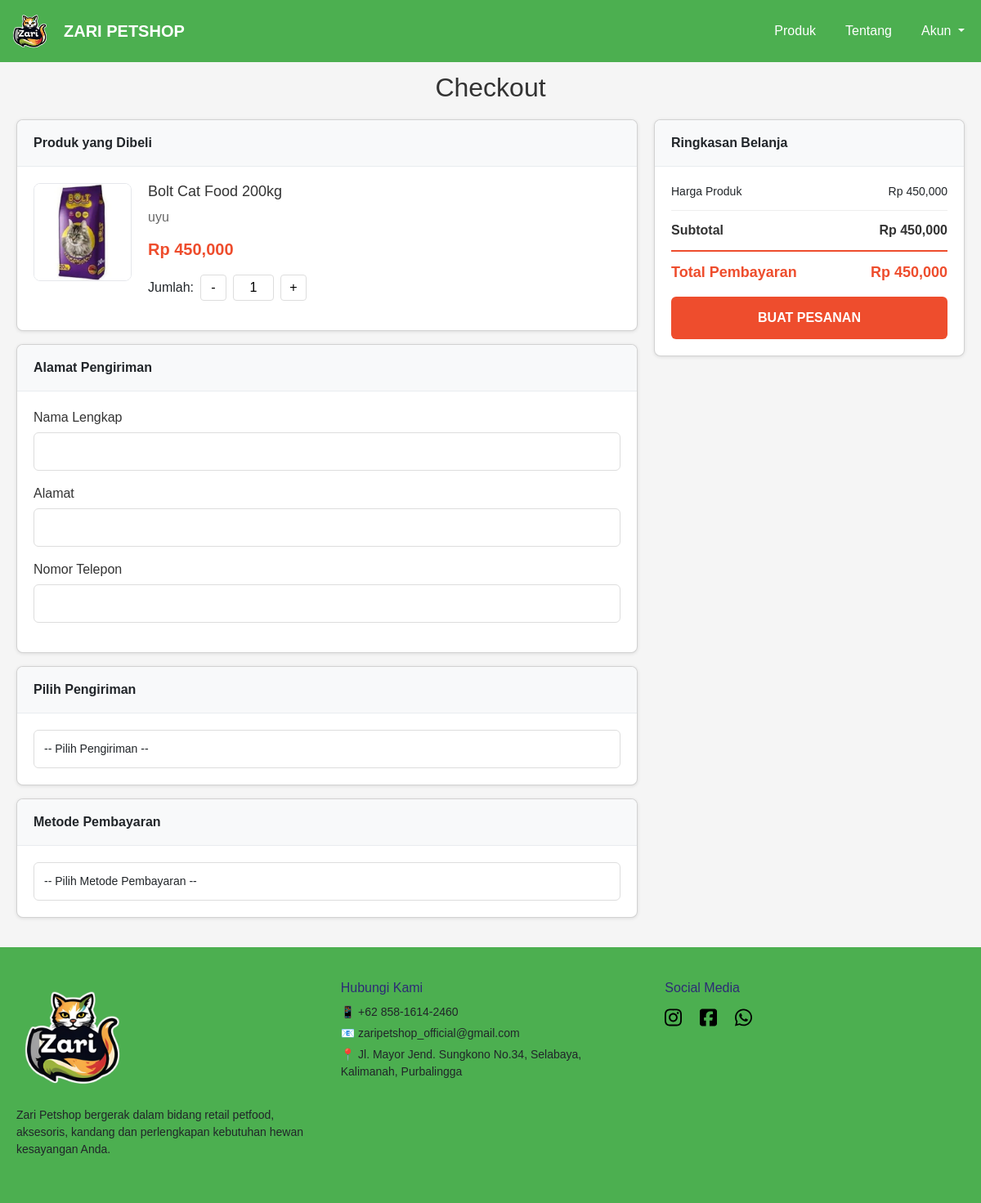
Screenshot of /pembayaran.php?id_produk=1 (signed in) with the database file from the repository.
### tables this page shows
CREATE TABLE `produk` (
  `id_produk` int(11) NOT NULL,
  `id_admin` int(11) NOT NULL,
  `nama` varchar(100) NOT NULL,
  `harga` int(11) NOT NULL,
  `gambar` varchar(225) NOT NULL,
  `id_brand` int(11) NOT NULL,
  `deskripsi` text NOT NULL,
  `stok` int(11) NOT NULL
);

### pembayaran.php (the view, shortened to what this page needs)
<?php
require "koneksi.php";
$angka = isset($_POST['angka']) ? (int)$_POST['angka'] : 1;
$id = isset($_GET['id_produk']) ? intval($_GET['id_produk']) : 0;
$sql = 'SELECT * FROM produk WHERE id_produk = ' . $id;
$result = mysqli_query($koneksi, $sql) or die(mysqli_error($koneksi));
?>
<!DOCTYPE html>
<html>
<head>
  <link href="https://cdn.jsdelivr.net/npm/bootstrap@5.3.6/dist/css/bootstrap.min.css" rel="stylesheet">
</head>
<body>
<header>
<nav class="navbar navbar-expand-lg navbar-dark custom-navbar fixed-top">
  <div class="container-fluid">
    <a class="navbar-brand d-flex align-items-center" href="#">
      <img src="img/logo_zari.png" alt="Zari Petshop" width="50" class="me-3">
      <strong>ZARI PETSHOP</strong>
    </a>
    <div class="collapse navbar-collapse justify-content-end" id="navbarNavDropdown">
      <ul class="navbar-nav">
        <li class="nav-item">
          <a class="nav-link" href="semua_produk.php">Produk</a>
        </li>
        <li class="nav-item">
          <a class="nav-link" href="#tentang">Tentang</a>
        </li>
        <li class="nav-item dropdown">
          <a class="nav-link dropdown-toggle" href="#" id="akunDropdown" role="button" data-bs-toggle="dropdown">
            Akun
          </a>
        </li>
      </ul>
    </div>
  </div>
</nav>
</header>
<br>
<br>
<div class="main-container">
    <h2 style="text-align: center; margin-bottom: 20px; color: #333;">Checkout</h2>
    <?php while($product = mysqli_fetch_object($result)) { ?>
    <div class="checkout-layout">
        <div class="left-section">
            <div class="card">
                <div class="card-header">Produk yang Dibeli</div>
                <div class="card-body">
                    <div class="product-section">
                        <div class="product-image">
                            <img src="<?php echo $product->gambar; ?>" alt="<?php echo $product->nama; ?>">
                        </div>
                        <div class="product-info">
                            <h3><?php echo $product->nama; ?></h3>
                            <p><?php echo $product->deskripsi; ?></p>
                            <div class="price">Rp <?php echo number_format($product->harga); ?></div>
                            <form method="post" action="">
                                <div class="quantity-box">
                                    <span>Jumlah:</span>
                                    <button type="submit" name="kurang" class="qty-btn">-</button>
                                    <input type="text" name="angka" value="<?= $angka ?>" readonly class="qty-input">
                                    <button type="submit" name="tambah" class="qty-btn">+</button>
                                </div>
                            </form>
                        </div>
                    </div>
                </div>
            </div>
            <form method="post" action="">
                <div class="card">
                    <div class="card-header">Alamat Pengiriman</div>
                    <div class="card-body">
                        <div class="form-group">
                            <label class="form-label">Nama Lengkap</label>
                            <input type="text" name="nama_lengkap" required class="form-input">
                        </div>
                        <div class="form-group">
                            <label class="form-label">Alamat</label>
                            <input type="text" name="alamat" required class="form-input">
                        </div>
                        <div class="form-group">
                            <label class="form-label">Nomor Telepon</label>
                            <input type="number" name="nomor_telp" required class="form-input">
                        </div>
                    </div>
                </div>
                <div class="card">
                    <div class="card-header">Pilih Pengiriman</div>
                    <div class="card-body">
                        <select name="id_pengiriman" class="form-select" id="pengiriman" onchange="updateTotal()">
                            <option value="">-- Pilih Pengiriman --</option>
                        </select>
                    </div>
                </div>
                <div class="card">
                    <div class="card-header">Metode Pembayaran</div>
                    <div class="card-body">
                        <select name="id_metode_bayar" class="form-select">
                            <option value="">-- Pilih Metode Pembayaran --</option>
                        </select>
                    </div>
                </div>
        </div>
        <div class="right-section">
            <div class="card">
                <div class="card-header">Ringkasan Belanja</div>
                <div class="card-body">
                    <div class="summary-row">
                        <span>Harga Produk</span>
                        <span>Rp <span id="harga-produk"><?= number_format($product->harga * $angka) ?></span></span>
                    </div>
                    <div class="summary-subtotal">
                        <span>Subtotal</span>
                        <span>Rp <span id="subtotal"><?= number_format($product->harga * $angka) ?></span></span>
                    </div>
                    <div class="summary-total">
                        <span>Total Pembayaran</span>
                        <span>Rp <span id="total"><?= number_format($product->harga * $angka) ?></span></span>
                    </div>
                    <button type="submit" name="submit_bayar" class="btn-order">BUAT PESANAN</button>
                </div>
            </div>
        </div>
    </div>
    <?php } ?>
</div>
<footer>
  <div>
    <div>
      <img src="img/logo_zari.png" alt="Zari Petshop Logo">
      <p>Zari Petshop bergerak dalam bidang retail petfood, aksesoris, kandang dan perlengkapan kebutuhan hewan kesayangan Anda.</p>
    </div>
    <div>
      <h3>Hubungi Kami</h3>
      <p>📱 +62 858-1614-2460</p>
      <p>📧 zaripetshop_official@gmail.com</p>
      <p>📍 Jl. Mayor Jend. Sungkono No.34, Selabaya, Kalimanah, Purbalingga</p>
    </div>
    <div>
      <h3>Social Media</h3>
      <div class="social-icons">
        <a href="https://instagram.com/zaripetshop_pbg"><i class="fab fa-instagram"></i></a>
        <a href="https://www.facebook.com/profile.php?id=61575280174667"><i class="fab fa-facebook-square"></i></a>
        <a href="https://api.whatsapp.com/send/?phone=6287837148304"><i class="fab fa-whatsapp"></i></a>
      </div>
    </div>
  </div>
</footer>
</body>
</html>

### pembayaran.php (style rules this page uses)
body { margin: 0; font-family: Arial, sans-serif; background-color: #f5f5f5; }
header { display: flex; justify-content: space-between; align-items: center; background: #4CAF50; padding: 10px 20px; color: white; }
nav ul { list-style: none; display: flex; gap: 20px; margin: 0; padding: 0; }
nav ul li a, .dropbtn { color: white; text-decoration: none; font-weight: bold; padding: 10px; display: block; }
.custom-navbar { background-color: #4CAF50 !important; }
.custom-navbar .nav-link, .custom-navbar .navbar-brand { color: white; }
.main-container { max-width: 1200px; margin: 20px auto; padding: 0 20px; }
.card { background: white; border-radius: 8px; box-shadow: 0 1px 4px rgba(0,0,0,0.1); margin-bottom: 16px; overflow: hidden; }
.card-header { background: #f8f9fa; padding: 16px 20px; border-bottom: 1px solid #e9ecef; font-weight: bold; font-size: 16px; }
.card-body { padding: 20px; }
.checkout-layout { display: flex; gap: 20px; }
.left-section { flex: 2; }
.right-section { flex: 1; }
.product-section { display: flex; gap: 20px; align-items: flex-start; }
.product-image { width: 120px; height: 120px; border: 1px solid #e5e7eb; border-radius: 8px; overflow: hidden; }
.product-image img { width: 100%; height: 100%; object-fit: contain; }
.product-info h3 { margin: 0 0 8px 0; font-size: 18px; color: #333; }
.product-info p { margin: 4px 0; color: #666; }
.price { font-size: 20px; color: #ee4d2d; font-weight: bold; margin: 12px 0; }
.quantity-box { display: flex; align-items: center; gap: 8px; margin: 16px 0; }
.qty-btn { width: 32px; height: 32px; border: 1px solid #ddd; background: white; cursor: pointer; border-radius: 4px; }
.qty-input { width: 50px; height: 32px; text-align: center; border: 1px solid #ddd; border-radius: 4px; }
.form-group { margin-bottom: 16px; }
.form-label { display: block; margin-bottom: 6px; font-weight: 500; color: #333; }
.form-input { width: 100%; padding: 12px; border: 1px solid #ddd; border-radius: 6px; font-size: 14px; box-sizing: border-box; }
.form-select { width: 100%; padding: 12px; border: 1px solid #ddd; border-radius: 6px; font-size: 14px; background: white; box-sizing: border-box; }
.summary-row { display: flex; justify-content: space-between; margin-bottom: 12px; font-size: 14px; }
.summary-subtotal { display: flex; justify-content: space-between; font-size: 16px; font-weight: bold; color: #333; border-top: 1px solid #eee; padding-top: 12px; margin-top: 12px; }
.summary-total { display: flex; justify-content: space-between; font-size: 18px; font-weight: bold; color: #ee4d2d; border-top: 2px solid #ee4d2d; padding-top: 12px; margin-top: 12px; }
.btn-order { width: 100%; padding: 14px; background: #ee4d2d; color: white; border: none; border-radius: 6px; font-size: 16px; font-weight: bold; cursor: pointer; margin-top: 16px; }
footer { background-color: #4CAF50; padding: 40px 20px 50px 20px; font-family: Arial, sans-serif; }
footer img { max-width: 140px; margin-bottom: 10px; }
footer p { font-size: 14px; line-height: 1.5; margin: 5px 0; }
footer h3 { font-size: 16px; margin-bottom: 10px; color: #2d2b75; }
footer a { color: black; margin-right: 15px; }
footer .social-icons { font-size: 24px; }
footer > div { display: flex; justify-content: space-between; flex-wrap: wrap; gap: 30px; }
footer > div > div { flex: 1; min-width: 200px; }

### rows the page displays
produk: gambar (picture), nama "Bolt Cat Food 200kg", deskripsi "uyu", harga "450,000", $product->harga*$angka "450,000"
